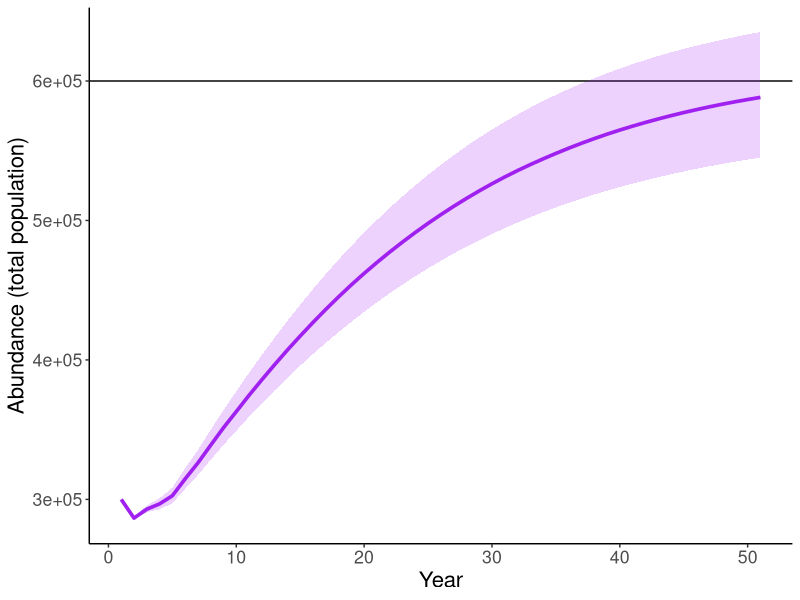

Generate this figure with R:
library(ggplot2)


set.seed(123)
##Stochastistic model
Year <- 1:51
Sims <- 1000

# Variation in Survival
s_pct_f <- 0.0001
s_pct_m <- 0.02
a <- 1.35
b <- 1

# Carrying capacity
K <- 600000

# Set up deer matrix
deer.array <- array(0,dim=c(12,length(Year),Sims))
deer.matrix <- matrix(0,12,12)

# Fecundity
Fecundity <- c(0, 0.65, 0.76, 0.76, 0.76, 0.76)

# Survival
# Females
deer.matrix[c(1,7),1:6] <- Fecundity
deer.matrix[2,1] <- 0.52
deer.matrix[3,2] <- 0.93
deer.matrix[4,3] <- 0.84
deer.matrix[5,4] <- 0.84
deer.matrix[6,5] <- 0.84
deer.matrix[6,6] <- 0.84
# Males
deer.matrix[8,7] <- 0.52
deer.matrix[9,8] <- 0.82
deer.matrix[10,9] <- 0.63
deer.matrix[11,10] <- 0.53
deer.matrix[12,11] <- 0.44
deer.matrix[12,12] <- 0.49

# Calculate stable stage distribution
w <- Re(eigen(deer.matrix)$vectors[, 1])
w <- w / sum(w) # normals to equal 1

# Set up initial popualtion size
N0 <- w * 0.5 * K  # e.g., start at 50% of K

deer.array[,1,] <- N0

for(i in 1:Sims){
  
  ## Stochasticity on Survival
  A_s <- deer.matrix
  # Female survival
  for (s in 1:5) {
    # Survive & go
    A_s[s+1,s] <- rnorm(1, deer.matrix[s+1,s], s_pct_f)
  }
  # Survive & stay
  A_s[6,6] <- rnorm(1, deer.matrix[6,6], s_pct_f)
  # Male survival
  for (s in 1:5) {
    # Survive & go
    A_s[s+1,s] <- rnorm(1, deer.matrix[s+1,s], s_pct_m)
  }
  # Survive & stay
  A_s[12,12] <- rnorm(1, deer.matrix[12,12], s_pct_m)

  for (y in 2:length(Year)){
    
    # Density dependent adjustment in fecundity
    # What was abundance at time step t-1
    N_t <- sum(deer.array[,y-1,i])
    
    # Calcuate density factor
    density_factor <- 1 / (1 + a * (N_t / K))
    # density_factor <- exp(-b * (N_t / K))

    # save new matrix
    A_dd <- A_s
    A_dd[c(1,7), ] <- A_s[c(1,7), ] * density_factor # reduce fecundity
    
    deer.array[,y,i]<-A_dd%*%deer.array[,y-1,i] #Make sure to multiply matrix x vector (not vice versa)
  }
  
}
N.median<-apply(apply(deer.array,c(2,3),sum),1,median)
N.20pct<-apply(apply(deer.array,c(2,3),sum),1,quantile, probs = 0.20)
N.80pct<-apply(apply(deer.array,c(2,3),sum),1,quantile, probs = 0.80)

results<-data.frame(Year,N.median,N.20pct,N.80pct)

#Plot population projection
ggplot(results) +
  geom_hline(yintercept=K) +
  geom_ribbon(aes(x=Year,ymin=N.20pct, ymax=N.80pct), alpha=.2,fill="purple") +
  geom_line(aes(x=Year, y=N.median),colour="purple",alpha=1,linewidth=1.25) +
  scale_y_continuous(name="Abundance (total population)")+
  theme_bw() +
  theme(text = element_text(size=16),panel.border = element_blank(), axis.line = element_line(colour="black"),
        panel.grid.major = element_blank(),panel.grid.minor = element_blank()) 
